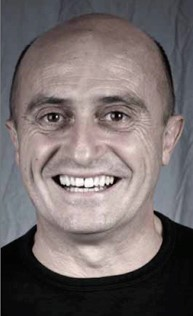
%> input picture Assignment 4 - Color and Multi-scale Representations/src/media/happy.jpg, 193 x 316 px
$ octave ex3.m   (GNU Octave 9; MATLAB toolbox functions it lacks are replaced by stand-ins)
%> lines starting %> are read from the running program, lines starting %| are printed output that depends on the picture
% Load images
img_happy = im2double(imread('media/happy.jpg'));
img_sad = im2double(imread('media/sad.jpg'));
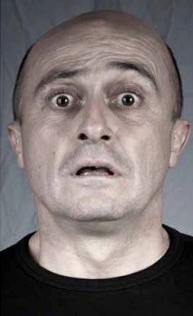
%> input picture Assignment 4 - Color and Multi-scale Representations/src/media/sad.jpg, 193 x 316 px


% 1. Compute Gaussian and Laplacian pyramids
layers = 4;
[happy_gaussian_pyramid, happy_laplacian_pyramid] = compute_pyramids(img_happy, layers);
%> after the loop in compute_pyramids, `for i = 2:layers`: gaussian_pyramid = 5 items
%> happy_gaussian_pyramid = 5 items; happy_laplacian_pyramid = 5 items
[sad_gaussian_pyramid, sad_laplacian_pyramid] = compute_pyramids(img_sad, layers);
%> the loop in compute_pyramids (call 2), `for i = 2:layers` made 4 passes
%> pass 1, in compute_pyramids (call 2), `new_img = imresize(new_img,0.5,'nearest');`:
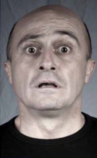
%> new_img: size 158x97x3 double; mean R, G, B 0.471, 0.436, 0.434
%> sad_gaussian_pyramid = 5 items; sad_laplacian_pyramid = 5 items

% 2. Reconstruct original image from Laplacian pyramid
happy_reconstructed = reconstruct_from_laplacian(happy_laplacian_pyramid);
%> in reconstruct_from_laplacian, `layers = size(laplacian_pyramid,2);`: layers = 5
%> the loop in reconstruct_from_laplacian, `for i = layers-1:-1:1` made 4 passes
%> i on passes 1, 4: 4, 1
sad_reconstructed = reconstruct_from_laplacian(sad_laplacian_pyramid);
%> the loop in reconstruct_from_laplacian (call 2), `for i = layers-1:-1:1` made 4 passes


layers = layers + 1;
% 3. Plot and save results
figure("Name","Pyramid layers for happy.jpg");
for i = 1:layers
    subplot(2,layers,i);
    imshow(happy_gaussian_pyramid{i});
    title(['Gaussian Pyramid Layer ',num2str(i)]);
    subplot(2,layers,i+layers);
    imshow(happy_laplacian_pyramid{i});
    title(['Laplacian Pyramid Layer ',num2str(i)]);

    imwrite(happy_gaussian_pyramid{i},['out/3.happy_gaussian_pyramid_',num2str(i),'.png']);
    imwrite(happy_laplacian_pyramid{i} .* 0.7 + 0.5,['out/3.happy_laplacian_pyramid_',num2str(i),'.png']);
end
%> this loop made 5 passes
%> pass 1, `imwrite(happy_laplacian_pyramid{i} .* 0.7 + 0.5,['out/3.happy_laplacia..`:
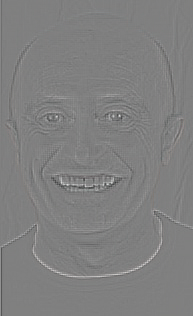
%> saved as 3.happy_laplacian_pyramid_1.png: size 316x193x3 uint8; mean R, G, B 127.8, 127.7, 127.7
%> after the loop:
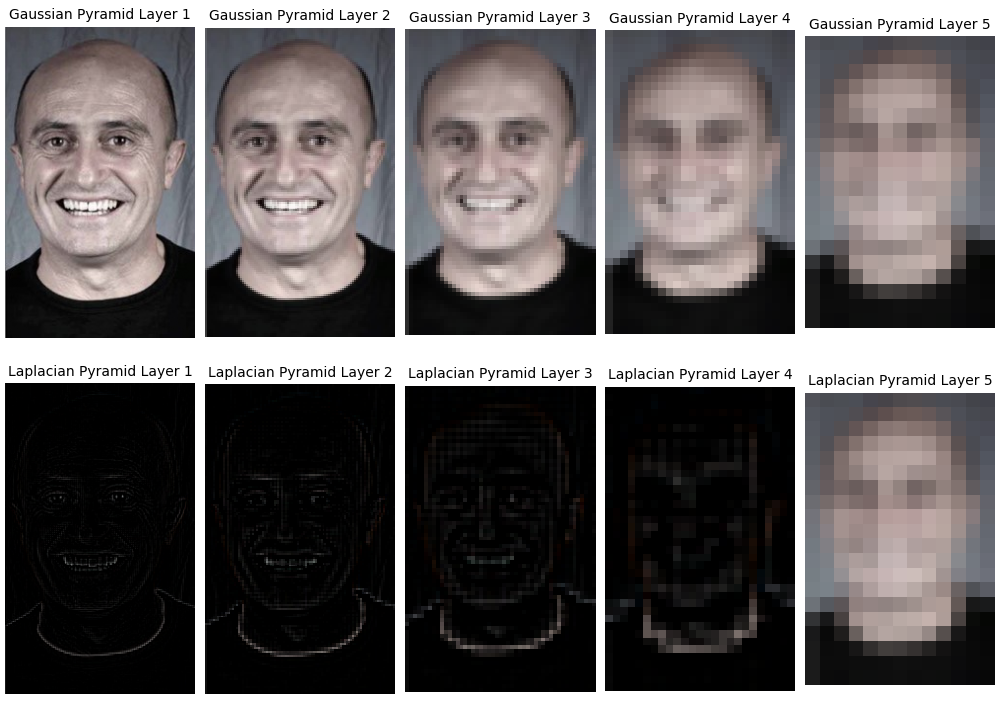
%> figure redrawn from the program's plot data, 10 panels
figure("Name","Pyramid layers for sad.jpg");
for i = 1:layers
    subplot(2,layers,i);
    imshow(sad_gaussian_pyramid{i});
    title(['Gaussian Pyramid Layer ',num2str(i)]);
    subplot(2,layers,i+layers);
    imshow(sad_laplacian_pyramid{i});
    title(['Laplacian Pyramid Layer ',num2str(i)]);

    imwrite(sad_gaussian_pyramid{i},['out/3.sad_gaussian_pyramid_',num2str(i),'.png']);
    imwrite(sad_laplacian_pyramid{i}.* 0.7 + 0.5,['out/3.sad_laplacian_pyramid_',num2str(i),'.png']);
end
%> this loop made 5 passes
%> pass 1, `imshow(sad_laplacian_pyramid{i});`:
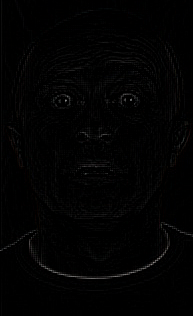
%> displayed picture: size 316x193x3, on the screen's scale of 0 to 255; mean R, G, B 2.4, 2.3, 2.3
%> pass 1, `imwrite(sad_laplacian_pyramid{i}.* 0.7 + 0.5,['out/3.sad_laplacian_pyr..`:
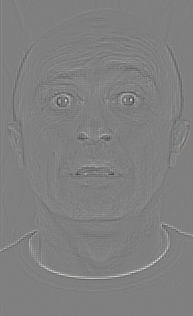
%> saved as 3.sad_laplacian_pyramid_1.png: size 316x193x3 uint8; mean R, G, B 127.8, 127.8, 127.8
%> after the loop:
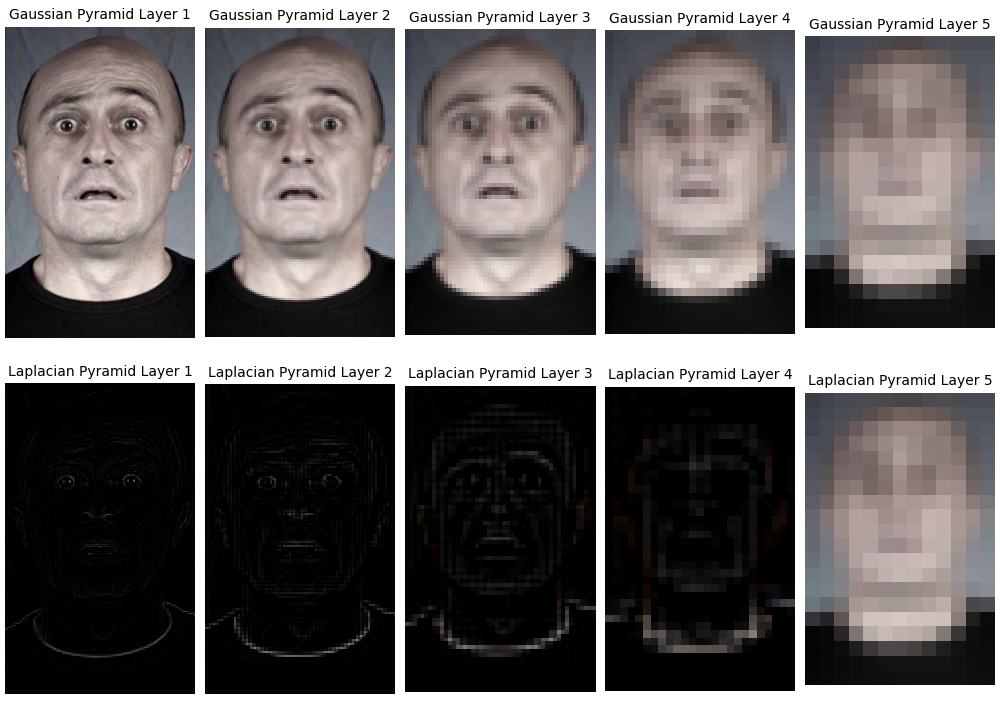
%> figure redrawn from the program's plot data, 10 panels

imwrite(img_happy,'out/3.happy.png');
imwrite(happy_reconstructed,'out/3.happy_reconstructed.png');
imwrite(sad_reconstructed,'out/3.sad_reconstructed.png');

figure("Name","Reconstructed images");
subplot(1,2,1);
imshow(happy_reconstructed);
subplot(1,2,2);
imshow(sad_reconstructed);


function [gaussian_pyramid, laplacian_pyramid] = compute_pyramids(img, layers)
    layers = layers+1;
    gaussian_pyramid = cell(1,layers);
    gaussian_pyramid{1} = img;

    % compute gaussian pyramid
    for i = 2:layers
        prev_img = gaussian_pyramid{i-1};
        new_img = imgaussfilt(prev_img,1);
        new_img = imresize(new_img,0.5,'nearest');
        gaussian_pyramid{i} = new_img;
    end

    % compute laplatian pyramid
    laplacian_pyramid = cell(1,layers);
    for i = 1:layers-1
        prev_img = gaussian_pyramid{i};
        next_img = gaussian_pyramid{i+1};
        laplacian_pyramid{i} = prev_img - imresize(next_img,[size(prev_img,1),size(prev_img,2)],'nearest');
    end
    laplacian_pyramid{layers} = gaussian_pyramid{layers};

end


function [img] = reconstruct_from_laplacian(laplacian_pyramid)
    layers = size(laplacian_pyramid,2);
    img = laplacian_pyramid{layers};
    for i = layers-1:-1:1
        img = imresize(img,[size(laplacian_pyramid{i},1),size(laplacian_pyramid{i},2)],'nearest') ...
                + laplacian_pyramid{i};
    end
end
